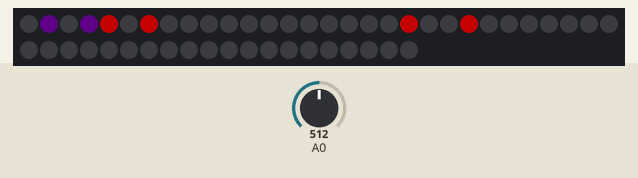
A sketch run on a simulated Arduino Uno, built with avr-gcc and run on an emulated ATmega328P. Shown: 50 RGB LEDs in strip order, left to right, continuing on the next row. The test bench sets the inputs (shaded band); at power-on: A0 = 512. Dim RGB values are drawn brighter than linear; random numbers use the default seed unless the sketch sets one.

Above: at 16.4 s.
16.5 s: A0 set to 716
At 20.97 s:
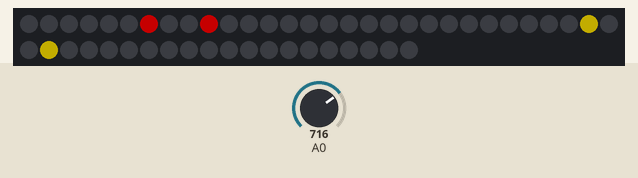
26.9 s: A0 set to 511
At 40.52 s:
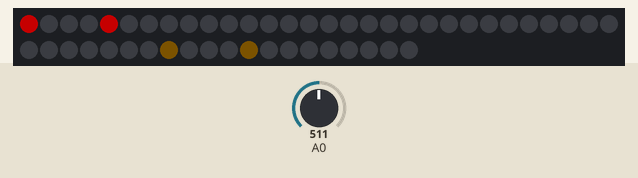

The sketch:

main.ino
```cpp
// FastLed
#include "FastLED.h"

#define DATA_PIN    2
#define LED_TYPE    WS2812B
#define COLOR_ORDER GRB
#define NUM_LEDS    50 // Number of leds you are using
CRGB leds[NUM_LEDS];
#define BRIGHTNESS          96
unsigned long lastLEDUpdate = 0;

void setup()
{

  // tell FastLED about the LED strip configuration
  FastLED.addLeds<LED_TYPE,DATA_PIN,COLOR_ORDER>(leds, NUM_LEDS).setCorrection(TypicalLEDStrip);
  // set master brightness control
  FastLED.setBrightness(BRIGHTNESS);
}

//Credit to Tweaking4ALL for original blinky eye code: http://www.tweaking4all.com/hardware/arduino/adruino-led-strip-effects/#halloween_eyes

void loop() {
  // Fixed:
  // HalloweenEyes(0xff, 0x00, 0x00, 1,4, true, 10, 80, 3000);
  // or Random:
  HalloweenEyes(0xff, 0xdf, 0x0d, //Primary Color 1 That Fades
                0xff, 0x00, 0x00, //Primary Color 2 that Does Not fade
                1, random(2,4),
                true, random(5,50), random(50,150),
                random(500, 3000));
  HalloweenEyes(0xb7, 0x00, 0xFe, //Secondary Color 1 That Fades
                0xff, 0x00, 0x00, //Secondary Color 2 That Does Not Fade
                1, random(1,4),
                true, random(15,75), random(100,250),
                random(500, 3000));
  unsigned long now = millis();
  if ( now - lastLEDUpdate > 10000 ) {
    setAll(0,0,0); // Set all black every 10 seconds
  lastLEDUpdate = now;
  }

}

void HalloweenEyes(byte red, byte green, byte blue,
                   byte red2, byte green2, byte blue2,
                   int EyeWidth, int EyeSpace,
                   boolean Fade, int Steps, int FadeDelay,
                   int EndPause){
  randomSeed(analogRead(0));

  int i;
  int StartPoint  = random( 0, NUM_LEDS - (2*EyeWidth) - EyeSpace );
  int Start2ndEye = StartPoint + EyeWidth + EyeSpace;
  int StartPoint2  = random( 0, NUM_LEDS - (2*EyeWidth) - EyeSpace );
  int Start2ndEye2 = StartPoint2 + EyeWidth + EyeSpace;

  for(i = 0; i < EyeWidth; i++) {
    setPixel(StartPoint + i, red, green, blue);
    setPixel(Start2ndEye + i, red, green, blue);
    setPixel(StartPoint2 + i, red2, green2, blue2);
    setPixel(Start2ndEye2 + i, red2, green2, blue2);
  }

  showStrip();

  if(Fade==true) {
    float r, g, b;

    for(int j = Steps; j >= 0; j--) {
      r = j*(red/Steps);
      g = j*(green/Steps);
      b = j*(blue/Steps);

      for(i = 0; i < EyeWidth; i++) {
        setPixel(StartPoint + i, r, g, b);
        setPixel(Start2ndEye + i, r, g, b);
      }

      showStrip();
      delay(FadeDelay);
    }
  }

  //setAll(0,0,0); // Set all black

  delay(EndPause);
}


void showStrip() {
 #ifdef ADAFRUIT_NEOPIXEL_H
   // NeoPixel
   strip.show();
 #endif
 #ifndef ADAFRUIT_NEOPIXEL_H
   // FastLED
   FastLED.show();
 #endif
}

void setPixel(int Pixel, byte red, byte green, byte blue) {
 #ifdef ADAFRUIT_NEOPIXEL_H
   // NeoPixel
   strip.setPixelColor(Pixel, strip.Color(red, green, blue));
 #endif
 #ifndef ADAFRUIT_NEOPIXEL_H
   // FastLED
   leds[Pixel].r = red;
   leds[Pixel].g = green;
   leds[Pixel].b = blue;
 #endif
}

void setAll(byte red, byte green, byte blue) {
  for(int i = 0; i < NUM_LEDS; i++ ) {
    setPixel(i, red, green, blue);
  }
  showStrip();
}
```
